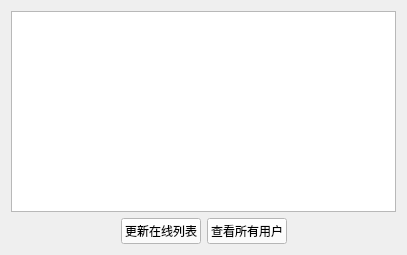
              <widget class="QWidget" name="widget">
               <property name="geometry">
                <rect>
                 <x>0</x>
                 <y>0</y>
                 <width>407</width>
                 <height>255</height>
                </rect>
               </property>
               <attribute name="label">
                <string>世界</string>
               </attribute>
               <layout class="QVBoxLayout" name="verticalLayout_8">
                <item>
                 <widget class="QListWidget" name="listWidgetMWorld">
                  <property name="iconSize">
                   <size>
                    <width>30</width>
                    <height>30</height>
                   </size>
                  </property>
                  <property name="isWrapping" stdset="0">
                   <bool>false</bool>
                  </property>
                  <property name="selectionRectVisible">
                   <bool>true</bool>
                  </property>
                 </widget>
                </item>
                <item>
                 <layout class="QHBoxLayout" name="horizontalLayout_3">
                  <item>
                   <spacer name="horizontalSpacer_17">
                    <property name="orientation">
                     <enum>Qt::Horizontal</enum>
                    </property>
                    <property name="sizeHint" stdset="0">
                     <size>
                      <width>40</width>
                      <height>20</height>
                     </size>
                    </property>
                   </spacer>
                  </item>
                  <item>
                   <widget class="QPushButton" name="pushButtonMGengxing">
                    <property name="styleSheet">
                     <string notr="true">font: 14pt &quot;华康雅宋体W9&quot;;
background-color: rgb(255, 255, 255);</string>
                    </property>
                    <property name="text">
                     <string>更新在线列表</string>
                    </property>
                   </widget>
                  </item>
                  <item>
                   <widget class="QPushButton" name="pushButtonMSendlook">
                    <property name="minimumSize">
                     <size>
                      <width>0</width>
                      <height>0</height>
                     </size>
                    </property>
                    <property name="styleSheet">
                     <string notr="true">font: 14pt &quot;华康雅宋体W9&quot;;
background-color: rgb(255, 255, 255);</string>
                    </property>
                    <property name="text">
                     <string>查看所有用户</string>
                    </property>
                   </widget>
                  </item>
                  <item>
                   <spacer name="horizontalSpacer_18">
                    <property name="orientation">
                     <enum>Qt::Horizontal</enum>
                    </property>
                    <property name="sizeHint" stdset="0">
                     <size>
                      <width>40</width>
                      <height>20</height>
                     </size>
                    </property>
                   </spacer>
                  </item>
                 </layout>
                </item>
               </layout>
              </widget>
